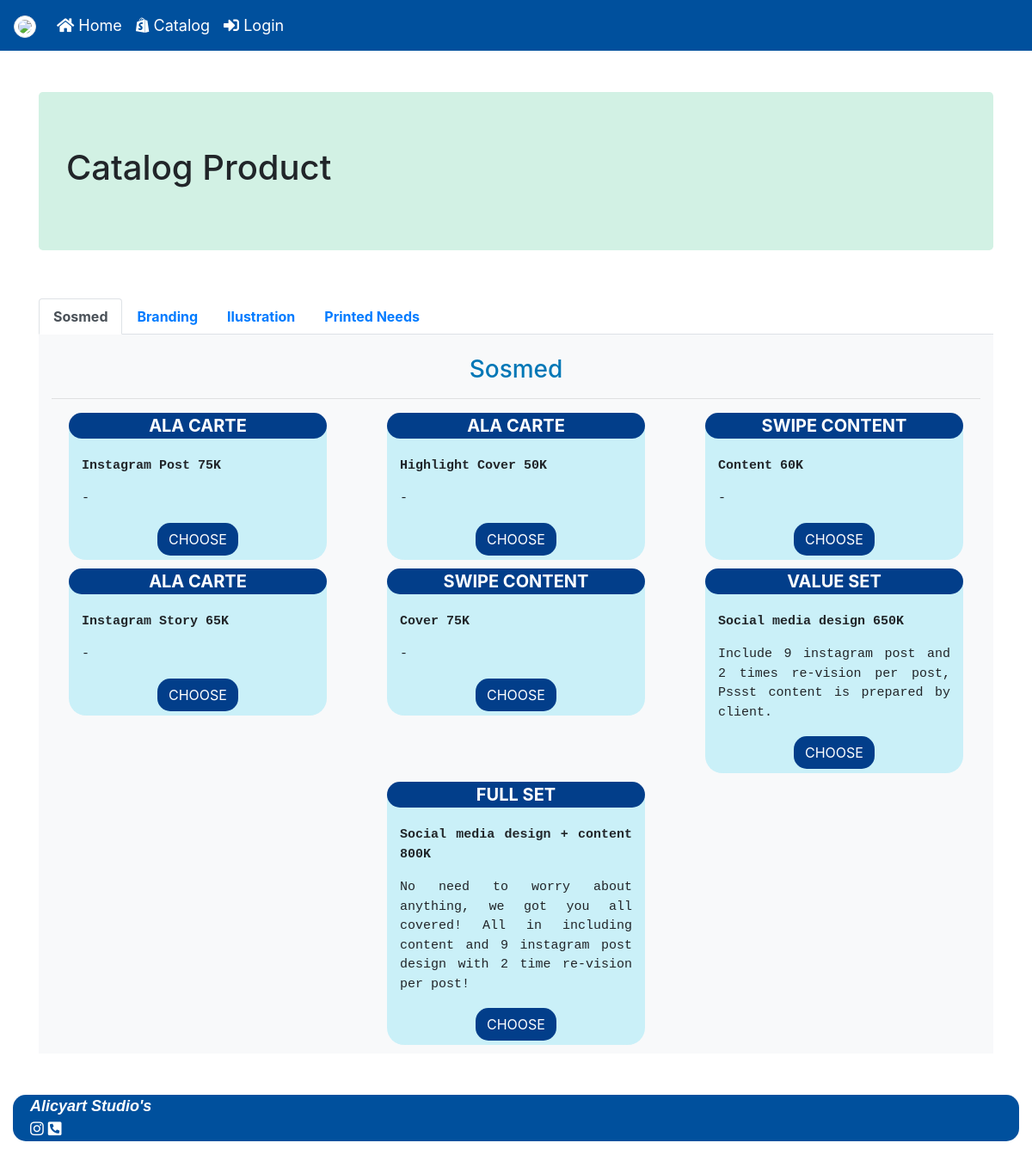
Screenshot of /catalog.php with the database file from the repository.
### tables this page shows
CREATE TABLE `tb_product` (
  `id_product` int(11) NOT NULL,
  `category` int(11) NOT NULL,
  `product` varchar(255) NOT NULL,
  `judul` varchar(255) NOT NULL,
  `deskripsi` varchar(255) NOT NULL,
  `harga` varchar(255) NOT NULL,
  `p_product` varchar(255) NOT NULL
);

### catalog.php (the view, shortened to what this page needs)
<?php include('templates/header.php') ?>
<div class="container">
  <div class="jumbotron mt-5">
    <h1>Catalog Product</h1>
  </div>
  <br>
  <ul class="nav nav-tabs" role="tablist">
    <li class="nav-item">
      <a class="nav-link active" data-toggle="tab" href="#home"><b>Sosmed</b></a>
    </li>
    <li class="nav-item">
      <a class="nav-link" data-toggle="tab" href="#menu1" ><b>Branding</b></a>
    </li>
    <li class="nav-item">
      <a class="nav-link" data-toggle="tab" href="#menu2" ><b>Ilustration</b></a>
    </li>
    <li class="nav-item">
      <a class="nav-link" data-toggle="tab" href="#menu3" ><b>Printed Needs</b></a>
    </li>
  </ul>
  <div class="tab-content bg-light">
    <div id="home" class="container tab-pane active"><br>
      <center>
      <div class="row">
        <div class="col-md">
          <h3 style="color:#0077b6;">Sosmed<br><hr></h3>
          <div class="row">
          <?php
          $data = $conn->query('SELECT * FROM tb_product INNER JOIN tb_category ON tb_product.category = tb_category.id WHERE category = 1 ');
          while($row = $data->fetch_assoc()) {
          ?>
            <div class="col-md">
              <div class="branding" style="background-color:#caf0f8;">
                <div class="branding-head" style="background-color:#023e8a;">
                  <p><?= $row['product'];?></p>
                </div>
                <div class="branding-body text-center" style="background-color:#caf0f8;">
                  <p><b><?= $row['judul'];?></b></p>
                  <p><?= $row['deskripsi'];?></p>
                  <?php if (empty($_SESSION['role'])){ ?>
                    <button type="button" class="btn" onclick="myFunction()" style="background-color:#023e8a;">
                      CHOOSE
                    </button>
                    <?php } else { ?>
                    <?php if ($_SESSION['role'] == 'customer'){ ?>
                    <button type="button" class="btn-choose btn" data-toggle="modal" data-target="#myOrder" data-id="<?= $row['id_product'];?>" style="background-color:#023e8a;">
                      CHOOSE
                    </button>
                  <?php } }?>
                </div>
              </div>
            </div>
          <?php }?>
          </div>
        </div>
      </div>
      </center>
    </div>
  </div>
</div>
<?php include('templates/footer.php') ?>

### templates/header.php (shortened to what this page needs)
<!DOCTYPE html>
<html>
<head>
	<link rel="stylesheet" href="https://cdn.jsdelivr.net/npm/bootstrap@4.6.1/dist/css/bootstrap.min.css">
  <link rel="stylesheet" href="assets/css/owner.css">
  <link rel="stylesheet" href="assets/css/style.css">
  <link href="assets/css/fontawesome/css/all.css" rel="stylesheet">
</head>
<body>
<nav class="navbar navbar-expand-md navbar-dark" style="background-color:#00509d;">
  <a class="navbar-brand" href="#">
  	<img class="img-thumbnail rounded-circle"src="assets/img/logo.png">
  </a>
  <div class="collapse navbar-collapse" id="collapsibleNavbar">
    <ul class="navbar-nav" style="font-size:18px;">
      <?php if (empty($_SESSION['role'])){ ?>
      <li class="nav-item">
        <a class="nav-link" href="index.php" style="color:white;"><i class="fas fa-home "></i> Home</a>
      </li>
      <?php } else { ?>
      <?php if ($_SESSION['role'] == 'owner'){ ?>
      <li class="nav-item">
        <a class="nav-link" href="owner_home.php" style="color:white;"><i class="fas fa-home "></i> Home</a>
      </li>
      <?php } else { ?>
      <?php if ($_SESSION['role'] == 'designer'){ ?>
      <li class="nav-item">
        <a class="nav-link" href="designer_home.php" style="color:white;"><i class="fas fa-home "></i> Home</a>
      </li>
      <?php } else { ?>
      <?php if ($_SESSION['role'] == 'customer'){ ?>
      <li class="nav-item">
        <a class="nav-link" href="customer_home.php" style="color:white;"><i class="fas fa-home "></i> Home</a>
      </li>
      <?php } } } }?>
      <li class="nav-item">
        <a class="nav-link" href="catalog.php" style="color:white;"><i class="fab fa-shopify "></i> Catalog</a>
      </li>
      <?php if (empty($_SESSION['role'])){ ?>
      <li class="nav-item">
        <a class="nav-link" href="login.php" style="color:white;"><i class="fas fa-sign-in-alt"></i> Login</a>
      </li>
      <?php } else { ?>
      <?php if ($_SESSION['role'] == 'owner'){ ?>
      <li class="nav-item">
        <a class="nav-link" href="logout.php" style="color:white;"><i class="fas fa-sign-out-alt"></i> Logout</a>
      </li>
      <?php } else { ?>
      <?php if ($_SESSION['role'] == 'designer'){ ?>
      <li class="nav-item">
        <a class="nav-link" href="logout.php" style="color:white;"><i class="fas fa-sign-out-alt"></i> Logout</a>
      </li>
      <?php } else { ?>
      <?php if ($_SESSION['role'] == 'customer'){ ?>
      <li class="nav-item">
        <a class="nav-link" href="logout.php" style="color:white;"><i class="fas fa-sign-out-alt"></i> Logout</a>
      </li>
      <?php }}}} ?>
    </ul>
  </div>
</nav>

### templates/footer.php (shortened to what this page needs)
<div class="container-fluid mt-5">
  <div class="footer">
    <p>Alicyart Studio's<br>
      <i class="fab fa-instagram"></i>
      <i class="fas fa-phone-square-alt"></i>
    </p>
  </div>
</div>
</body>
</html>

### assets/css/owner.css (style rules this page uses)
.tab-content .row h3 { text-align: center; }
.branding { width: 300px; height: auto; border-radius:20px; border-color: #ff477e; margin-bottom: 10px; }
.branding-head { width:300px; height: auto; border-radius: 20px; }
.branding-head p { text-align: center; font-size: 20px; font-weight: bold; color: white; }
.branding-body { width: 300px; height: auto; border-bottom-right-radius: 25px; border-bottom-left-radius: 25px; padding: 5px 15px; }
.branding-body p { font-size: 15px; text-align: justify; text-justify: inter-word; font-family: monospace; }
.branding-body button { color: white; border-radius: 15px; }

### assets/css/style.css (style rules this page uses)
.jumbotron { background-color: #d2f1e4; }
.footer { background-color:#00509d; border-radius:15px; }
.footer p { margin-left: 20px; font-size: 18px; font-weight: bold; font-style: italic; color: white; font-family: sans-serif; }

### rows the page displays
tb_product: product "ALA CARTE", judul "Instagram Post 75K", deskripsi "-"
tb_product: product "ALA CARTE", judul "Highlight Cover 50K", deskripsi "-"
tb_product: product "SWIPE CONTENT", judul "Content 60K", deskripsi "-"
tb_product: product "ALA CARTE", judul "Instagram Story 65K", deskripsi "-"
tb_product: product "SWIPE CONTENT", judul "Cover 75K", deskripsi "-"
tb_product: product "VALUE SET", judul "Social media design 650K", deskripsi "Include 9 instagram post and 2 times re-vision per post, Pssst content is prepared by client."
tb_product: product "FULL SET", judul "Social media design + content 800K", deskripsi "No need to worry about anything, we got you all covered! All in including content and 9 instagram post design with 2 time re-vision per post!"
